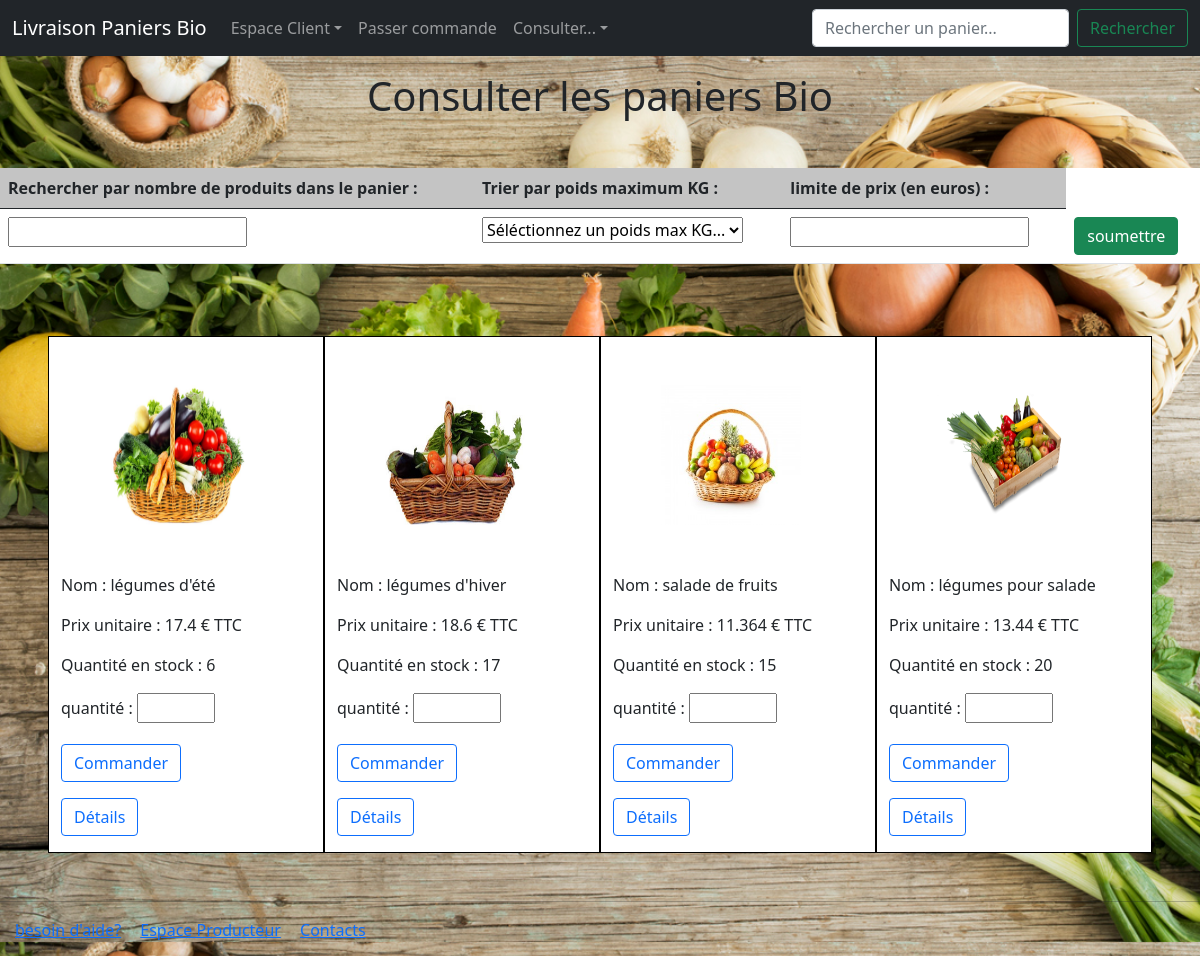
The page /vues/consulterPaniers_Client.php on the database its author committed.
### tables this page shows
CREATE TABLE `panier` (
  `numPanier` int(4) NOT NULL,
  `nomPanier` varchar(60) DEFAULT NULL,
  `nbProduit` varchar(30) NOT NULL,
  `quantite` int(4) NOT NULL,
  `prixpanier` float NOT NULL,
  `poids` float DEFAULT NULL,
  `saison` varchar(25) DEFAULT NULL,
  `nomImg` varchar(100) DEFAULT NULL
);

### vues/consulterPaniers_Client.php (the view, shortened to what this page needs)
<!DOCTYPE html>
<html lang="fr">
<head>
<link href="https://cdn.jsdelivr.net/npm/bootstrap@5.0.0-beta1/dist/css/bootstrap.min.css" rel="stylesheet">
  </head>
   <body>
  <header>
  <nav class="navbar navbar-expand-md navbar-dark fixed-top bg-dark">
    <div class="container-fluid">
      <a class="navbar-brand" href="accueil.html">Livraison Paniers Bio</a>
      <div class="collapse navbar-collapse" id="navbarCollapse">
        <ul class="navbar-nav me-auto mb-2 mb-md-0">
          <li class="nav-item dropdown">
            <a class="nav-link dropdown-toggle" href="#" id="navbarDropdown" role="button" data-bs-toggle="dropdown" aria-expanded="false">Espace Client</a>
          </li>
          <li class="nav-item">
            <a class="nav-link" href="recapCommande.php">Passer commande</a>
          </li>
          <li class="nav-item dropdown">
          <a class="nav-link dropdown-toggle" href="#" id="navbarDropdown" role="button" data-bs-toggle="dropdown" aria-expanded="false">Consulter...</a>
          </li>
        </ul>
        <form class="d-flex" method="post" action="rechercherPanier.php">
          <input class="form-control me-2" type="search" name="barre" placeholder="Rechercher un panier..." aria-label="Search">
          <button class="btn btn-outline-success" name="valider" type="submit">Rechercher</button>
        </form>
      </div>
    </div>
  </nav>
    </header>
    <br />
<main>
<div class="position-relative m-5">
  <h1>Consulter les paniers Bio</h1>
</div>
	<form method="post" action="">
		<table class="table">
		<thead>
			<tr>
			<th>Rechercher par nombre de produits dans le panier :</th>
			<th>Trier par poids maximum KG :</th>
			<th>limite de prix (en euros) :</th>
			</tr>
		</thead>
		<tbody>
				<tr>
				<td>
                    <input type="number" name="nbMaxProduits">
				</td>
				<td>
			<Select name="slectSaison">
					<option value="nulle">Séléctionnez un poids max KG...</option>
			</select>
				</td>
				<td>
					<input type="number" name="limiteprix">
                </td>
                <td>
                    <input type="submit" class="btn btn-success" name="soumettre" value="soumettre">
                </td>
				</tr>
		</tbody>
		</table>
    </form>
    <div class="position-relative m-5">
    <div class="container">
      <br />
      <div class='row'>
    <?php
			$cobd = new BD("projettutore") ;
			$co = $cobd->connexion() ;
			$tva = 1.2 ;
			$reqProduits = "SELECT numPanier, nomImg, nomPanier, prixpanier, quantite FROM panier WHERE quantite > 2" ;
      $resultProuits = mysqli_query($co, $reqProduits) or die(mysqli_error($co)) ;
			if(mysqli_num_rows($resultProuits) >= 1)
			{
			  foreach($resultProuits as $panier)
			  {
          echo "<div class='col-lg-3'>" ;
            echo "<div class='position-relative m-5'>" ;
               echo "<img src='../img/".$panier['nomImg']."' class='bd-placeholder-img' width='140' height='140' alt='".$panier['nomPanier']."'>" ;
               echo "</div>" ;
               echo "<p> Nom : ".$panier['nomPanier']."</p>" ;
               echo "<p> Prix unitaire : ".$tva*$panier['prixpanier']." &euro; TTC</p>" ;
               echo "<p> Quantité en stock : ".$panier['quantite']."</p>" ;
               echo "<p><form method='post' action='../controleurs/commanderPanier.php'>
        <label for='test'class='form-label'> quantité :</label>
        <input type='number' name='qte' min='1' max='".$panier['quantite']."'>
        <input id='prodId' name='prodId' type='hidden' value='".$panier['numPanier']."'>
        <p></p>
        <input type='submit' name='valid' class='btn btn-outline-primary' value='Commander'> </form></p>" ;
              echo "<p><a href='detailsDuPanier_Client.php?numPanier=".$panier['numPanier']."'><button class='btn btn-outline-primary'>Détails</button></a></p>" ;
              echo "</div>" ;
        }
      }
    ?>
</div>
        </div>
    </div>
</main>
	<hr>
			<a class="help" href="">besoin d'aide?</a>
			<a class="prod" href="connexionProducteur.html">Espace Producteur</a>
			<a class="contact" href="">Contacts</a>
 </body>
</html>

### vues/consulterPaniers_Client.php (style rules this page uses)
.help { left: 20px; justify-content: center; padding: 15px; }
.contact { right: 20px; justify-content: center; padding: 15px; }
h1 { text-align: center ; }
body { background-image :url("../img/test.jpg") ; background-size:cover; }
table { background-color: white ; }
thead { background-color: #C4C4C4; }
.col-lg-3 { border: 1px solid black ; background-color: white ; }

### rows shown on the page
panier: nomImg (picture), nomPanier "légumes d'été", $tva*$panier['prixpanier'] "17.4", quantite "6"
panier: nomImg (picture), nomPanier "légumes d'hiver", $tva*$panier['prixpanier'] "18.6", quantite "17"
panier: nomImg (picture), nomPanier "salade de fruits", $tva*$panier['prixpanier'] "11.364", quantite "15"
panier: nomImg (picture), nomPanier "légumes pour salade", $tva*$panier['prixpanier'] "13.44", quantite "20"
